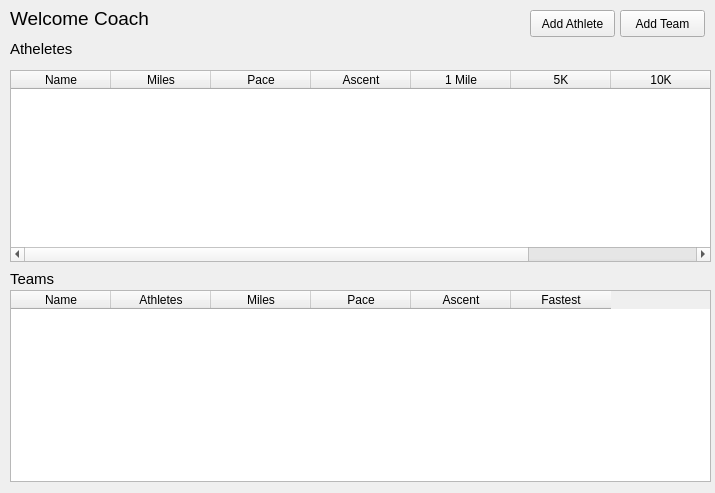
<?xml version="1.0" encoding="UTF-8"?>
<ui version="4.0">
 <class>CoachWindow</class>
 <widget class="QWidget" name="CoachWindow">
  <property name="geometry">
   <rect>
    <x>0</x>
    <y>0</y>
    <width>715</width>
    <height>493</height>
   </rect>
  </property>
  <property name="windowTitle">
   <string>Form</string>
  </property>
  <widget class="QLabel" name="label">
   <property name="geometry">
    <rect>
     <x>10</x>
     <y>10</y>
     <width>161</width>
     <height>17</height>
    </rect>
   </property>
   <property name="font">
    <font>
     <pointsize>14</pointsize>
    </font>
   </property>
   <property name="text">
    <string>Welcome Coach</string>
   </property>
  </widget>
  <widget class="QLabel" name="label_2">
   <property name="geometry">
    <rect>
     <x>10</x>
     <y>40</y>
     <width>71</width>
     <height>17</height>
    </rect>
   </property>
   <property name="font">
    <font>
     <pointsize>11</pointsize>
    </font>
   </property>
   <property name="text">
    <string>Atheletes</string>
   </property>
  </widget>
  <widget class="QLabel" name="label_4">
   <property name="geometry">
    <rect>
     <x>10</x>
     <y>270</y>
     <width>71</width>
     <height>17</height>
    </rect>
   </property>
   <property name="font">
    <font>
     <pointsize>11</pointsize>
    </font>
   </property>
   <property name="text">
    <string>Teams</string>
   </property>
  </widget>
  <widget class="QPushButton" name="pushButton">
   <property name="geometry">
    <rect>
     <x>620</x>
     <y>10</y>
     <width>85</width>
     <height>27</height>
    </rect>
   </property>
   <property name="text">
    <string>Add Team</string>
   </property>
  </widget>
  <widget class="QPushButton" name="pushButton_2">
   <property name="geometry">
    <rect>
     <x>530</x>
     <y>10</y>
     <width>85</width>
     <height>27</height>
    </rect>
   </property>
   <property name="text">
    <string>Add Athlete</string>
   </property>
  </widget>
  <widget class="QTableWidget" name="coachTable">
   <property name="geometry">
    <rect>
     <x>10</x>
     <y>70</y>
     <width>701</width>
     <height>192</height>
    </rect>
   </property>
   <column>
    <property name="text">
     <string>Name</string>
    </property>
   </column>
   <column>
    <property name="text">
     <string>Miles</string>
    </property>
   </column>
   <column>
    <property name="text">
     <string>Pace</string>
    </property>
   </column>
   <column>
    <property name="text">
     <string>Ascent</string>
    </property>
   </column>
   <column>
    <property name="text">
     <string>1 Mile</string>
    </property>
   </column>
   <column>
    <property name="text">
     <string>5K</string>
    </property>
   </column>
   <column>
    <property name="text">
     <string>10K</string>
    </property>
   </column>
   <column>
    <property name="text">
     <string>Marathon</string>
    </property>
   </column>
  </widget>
  <widget class="QTableWidget" name="teamTable">
   <property name="geometry">
    <rect>
     <x>10</x>
     <y>290</y>
     <width>701</width>
     <height>192</height>
    </rect>
   </property>
   <column>
    <property name="text">
     <string>Name</string>
    </property>
   </column>
   <column>
    <property name="text">
     <string>Athletes</string>
    </property>
   </column>
   <column>
    <property name="text">
     <string>Miles</string>
    </property>
   </column>
   <column>
    <property name="text">
     <string>Pace</string>
    </property>
   </column>
   <column>
    <property name="text">
     <string>Ascent</string>
    </property>
   </column>
   <column>
    <property name="text">
     <string>Fastest</string>
    </property>
   </column>
  </widget>
 </widget>
 <resources/>
 <connections/>
</ui>
